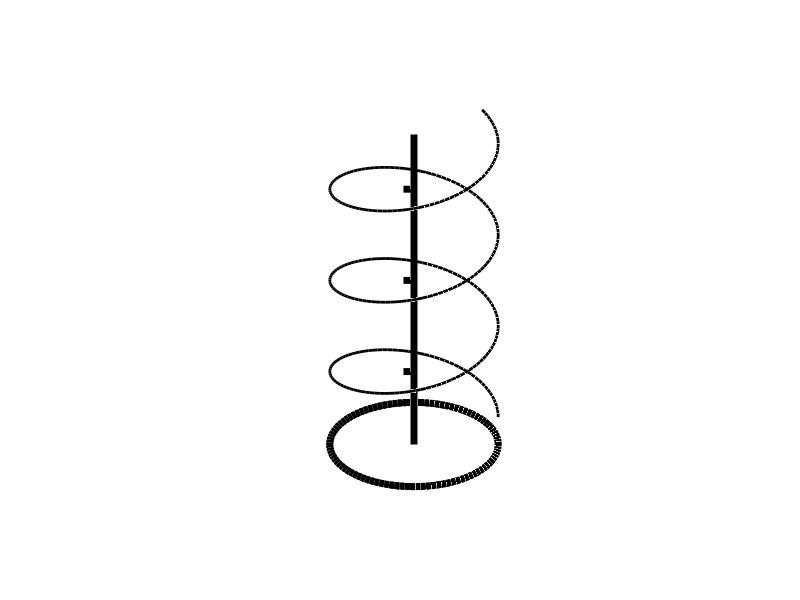

Reproduce this figure in MATLAB. (Note: this script raises an error after producing the figure.)
% Reproduit la figure 1 de la soumission au GRETSI 2015
% Vincent Lostanlen, Stephane Mallat.
% "Transformee de scattering en spirale temps-chroma-octave"

%% Figure generation
% Settings
nPoints_per_turn = 100;
nTurns = 3.1;
radius = 0.8;
azimuth = 0;
elevation = 30;
circle_altitude = -0.3;
tick_length = 0.1;

% Spiral
nPoints = round(nPoints_per_turn * nTurns);
angle = linspace(0,2*pi*nTurns,nPoints);
spiral_x = radius * cos(angle);
spiral_y = radius * sin(angle);
spiral_z = linspace(0,nTurns,nPoints);

% Axis
axis_x = [0,0];
axis_y = [0,0];
axis_z = [circle_altitude,nTurns];

% Circle
circle_x = spiral_x;
circle_y = spiral_y;
circle_z = circle_altitude * ones(1,nPoints);

% Ticks
tick_x = [0 -tick_length*cos(azimuth)];
tick_y = [0 tick_length*sin(azimuth)];

% Rendering
clf;
line(spiral_x,spiral_y,spiral_z,'Color','k','LineWidth',2);
line(axis_x,axis_y,axis_z,'Color','k','LineWidth',5);
line(circle_x,circle_y,circle_z,'Color','k','LineWidth',5);
for turn = 1:nTurns
    tick_z = [turn,turn] - 0.5;
    line(tick_x,tick_y,tick_z,'Color','k','LineWidth',5)
end
axis off;
axis equal;
view([azimuth,elevation]);

%% Export
export_fig raw_spiral.png -transparent